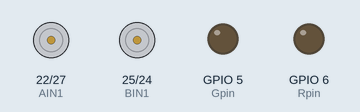
This program was run on a simulated Raspberry Pi (BCM pin numbers). Shown: motor-driver pin pairs drawn as motors (green arrow = first pin HIGH = forward, orange = second pin HIGH = backward, longer = more drive, scaled by the enable pin), output pins drawn as LEDs (lit = HIGH).

Above: at 0.15 s.
At 0.5 s:
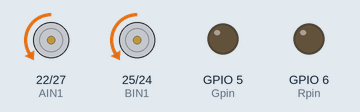
At 2.1 s:
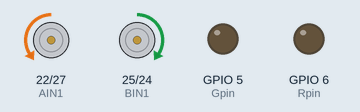
Timing chart, 0 to 3.0 s (numbered marks = the images above):
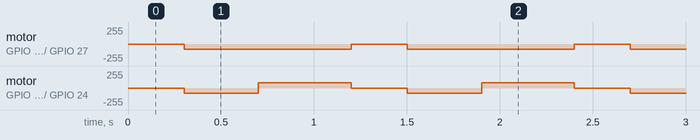

The program:

infrad_avoid.py
```python
#!/usr/bin/python
# coding=utf-8
#本段代码实现树莓派智能小车的红外避障效果
#代码使用的树莓派GPIO是用的BOARD编码方式。
import RPi.GPIO as GPIO
import time
import sys

SensorRight = 16
SensorLeft  = 12

PWMA   = 18
AIN1   = 22
AIN2   = 27

PWMB   = 23
BIN1   = 25
BIN2   = 24

BtnPin  = 19
Gpin    = 5
Rpin    = 6

def t_up(speed,t_time):
        L_Motor.ChangeDutyCycle(speed)
        GPIO.output(AIN2,False)#AIN2
        GPIO.output(AIN1,True) #AIN1

        R_Motor.ChangeDutyCycle(speed)
        GPIO.output(BIN2,False)#BIN2
        GPIO.output(BIN1,True) #BIN1
        time.sleep(t_time)

def t_stop(t_time):
        L_Motor.ChangeDutyCycle(0)
        GPIO.output(AIN2,False)#AIN2
        GPIO.output(AIN1,False) #AIN1

        R_Motor.ChangeDutyCycle(0)
        GPIO.output(BIN2,False)#BIN2
        GPIO.output(BIN1,False) #BIN1
        time.sleep(t_time)

def t_down(speed,t_time):
        L_Motor.ChangeDutyCycle(speed)
        GPIO.output(AIN2,True)#AIN2
        GPIO.output(AIN1,False) #AIN1

        R_Motor.ChangeDutyCycle(speed)
        GPIO.output(BIN2,True)#BIN2
        GPIO.output(BIN1,False) #BIN1
        time.sleep(t_time)

def t_left(speed,t_time):
        L_Motor.ChangeDutyCycle(speed)
        GPIO.output(AIN2,True)#AIN2
        GPIO.output(AIN1,False) #AIN1

        R_Motor.ChangeDutyCycle(speed)
        GPIO.output(BIN2,False)#BIN2
        GPIO.output(BIN1,True) #BIN1
        time.sleep(t_time)

def t_right(speed,t_time):
        L_Motor.ChangeDutyCycle(speed)
        GPIO.output(AIN2,False)#AIN2
        GPIO.output(AIN1,True) #AIN1

        R_Motor.ChangeDutyCycle(speed)
        GPIO.output(BIN2,True)#BIN2
        GPIO.output(BIN1,False) #BIN1
        time.sleep(t_time)

def keysacn():
    val = GPIO.input(BtnPin)
    while GPIO.input(BtnPin) == False:
        val = GPIO.input(BtnPin)
    while GPIO.input(BtnPin) == True:
        time.sleep(0.01)
        val = GPIO.input(BtnPin)
        if val == True:
            GPIO.output(Rpin,1)
            while GPIO.input(BtnPin) == False:
                GPIO.output(Rpin,0)
        else:
            GPIO.output(Rpin,0)

def setup():
    GPIO.setwarnings(False)
    GPIO.setmode(GPIO.BCM)       # Numbers GPIOs by physical location
    GPIO.setup(Gpin, GPIO.OUT)     # Set Green Led Pin mode to output
    GPIO.setup(Rpin, GPIO.OUT)     # Set Red Led Pin mode to output
    GPIO.setup(BtnPin, GPIO.IN, pull_up_down=GPIO.PUD_UP)    # Set BtnPin's mode is input, and pull up to high level(3.3V)
    GPIO.setup(SensorRight,GPIO.IN)
    GPIO.setup(SensorLeft,GPIO.IN)

    GPIO.setup(AIN2,GPIO.OUT)
    GPIO.setup(AIN1,GPIO.OUT)
    GPIO.setup(PWMA,GPIO.OUT)

    GPIO.setup(BIN1,GPIO.OUT)
    GPIO.setup(BIN2,GPIO.OUT)
    GPIO.setup(PWMB,GPIO.OUT)

if __name__ == '__main__':
    setup()
    #keysacn()
    L_Motor= GPIO.PWM(PWMA,100)
    L_Motor.start(0)
    R_Motor = GPIO.PWM(PWMB,100)
    R_Motor.start(0)
    try:
        while True:
            SR_2 = GPIO.input(SensorRight)
            SL_2 = GPIO.input(SensorLeft)
            if SL_2 == True and SR_2 == True:
                print("t_up")
                t_up(20,0)
            elif SL_2 == True and SR_2 ==False:
                print("Left")
                t_left(30,0)
            elif SL_2==False and SR_2 ==True:
                print("Right")
                t_right(30,0)
            else:
                t_stop(0.3)
                t_down(30,0.4)
                t_left(30,0.5)
    except KeyboardInterrupt:  # When 'Ctrl+C' is pressed, the child program destroy() will be  executed.
        t_stop(0)
        write(0,90)
        GPIO.cleanup()
```

Measured:
- by itself, motor on GPIO 22 (AIN1) / GPIO 27 (AIN2): alternates backward 77/255 for 0.90 s and stopped for 0.30 s
- by itself, motor on GPIO 25 (BIN1) / GPIO 24 (BIN2): repeats every 1.2 s: forward 77/255 0.50 s, stopped 0.30 s, backward 77/255 0.40 s
